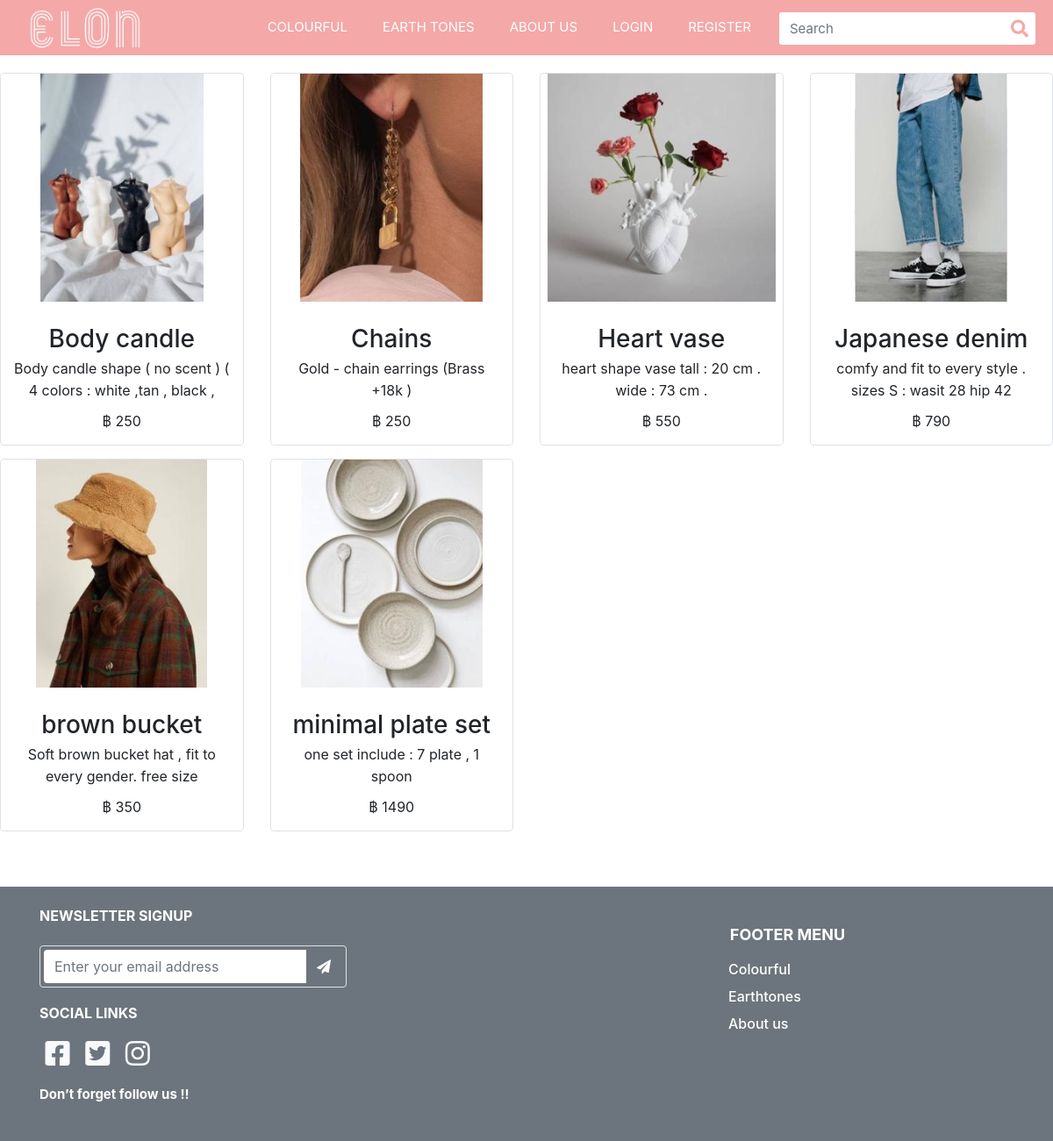
/List?category=Earthtones, run on the app's committed database.
### item/models.py (models this page shows, shortened)
class Item(models.Model):
    name = models.CharField(max_length=300)
    detail = models.TextField(max_length=1000)
    slug = models.SlugField(unique=True,default=None)
    img = models.ImageField(default='default_item.png', upload_to='item_pics')
    amount = models.PositiveIntegerField(default=0)
    category = models.ForeignKey(Category, on_delete=models.PROTECT,default=None)
    price = models.PositiveIntegerField(default=0)
    hashtag = models.TextField(max_length=100,default=None)
    class Meta:
        verbose_name_plural = "สินค้า"

### item/views.py (the view)
# urls.py: path('List',views.Listitem),
def Listitem(request):
    cat = request.GET['category']
    if cat == "Colourful":
        title = "COLOURFUL"
        some_colour = Category.objects.get(category="Colourful")
        Item_colour = Item.objects.all().filter(category=some_colour).order_by('name')
        context = {'Item': Item_colour,'title' : title}
    else:
        title = "EARTH TONES"
        some_Earthtones = Category.objects.get(category="Earthtones")
        Item_Earthtones = Item.objects.all().filter(category=some_Earthtones).order_by('name')
        context = {'Item': Item_Earthtones,'title' : title}
    return render(request,'Category.html',context=context)

### template/Category.html (shortened to what this page needs)
{% extends "1Navbar.html" %}
{% load static %}
{% block content %}
<!DOCTYPE html>
<html lang="en">
<head>
    <link rel="stylesheet" href="{% static 'css/COLORFUL.css' %}">
    <link rel="stylesheet" href="https://code.jquery.com/jquery-3.4.1.min.js" />
    <link rel="stylesheet" href="https://stackpath.bootstrapcdn.com/bootstrap/4.3.1/js/bootstrap.min.js" />
</head>
<body>
     <div class="productList1" id="productList1_">
        <div class="productWidget">
            <div class="row ">
                {% for item in Item %}
                <div class="item col-6 col-md-6 col-lg-3 mobileProductList1">
                    <div class="itemInner rounded" style="display: flex; overflow: hidden; width: 100%;">
                        <div class="thumbnail border rounded">
                            <div class="productImage rounded-top">
                                <img class="mx-auto"
                                    src="{{ item.img.url }}"
                                    alt="XOXO BonBon Liquid Matte Lip Limited Box Set "
                                    title="XOXO BonBon Liquid Matte Lip Limited Box Set " style="opacity: 1;">
                            </div>
                            <div class="productCaption">
                                <div class="productName">
                                    <h3 class="h3-hover">{{ item.name }}</h3>
                                </div>
                                <div class="productIntro">
                                    <p>{{ item.detail }} </p>
                                </div>
                                <div class="productPrice">
                                    <div class="ff-price fs-price fc-price">
                                        <span class="SpePrice">฿ {{ item.price }} </span>
                                    </div>
                                </div>
                            </div>
                        </div>
                    </div>
                </div>
                {% endfor %}
                </div>
            </div>
        </div>
    <footer>
      <div class="jumbotron jumbotron-fluid bg-secondary p-4 mt-5 mb-0">
        <div class="container">
          <div class="row">
            <div class="col-lg-4 col-md-6 mb-lg-0">
              <h6 class="text-uppercase font-weight-bold mb-4">NEWSLETTER SIGNUP</h6>
              <div class="p-1 rounded border">
                <div class="input-group">
                  <input type="email" placeholder="Enter your email address" aria-describedby="button-addon1"
                    class="form-control border-0 shadow-0">
                  <div class="input-group-append">
                    <button id="button-addon1" type="submit" class="btn btn-link"><i
                        class="fa fa-paper-plane"></i></button>
                  </div>
                </div>
              </div>
              <h5 class="card-title text-white display-4" style="font-size:16px">SOCIAL LINKS</h5>
              <a class="text-light" href="#"><i class="fab fa-facebook-square fa-fw fa-2x"></i></a>
              <a class="text-light" href="#"><i class="fab fa-twitter-square fa-fw fa-2x"></i></a>
              <a class="text-light" href="#"><i class="fab fa-instagram fa-fw fa-2x"></i></a>
              <h5 class="card-title text-white display-4" style="font-size:15px">Don’t forget follow us !!</h5>
            </div>
            <div class="col-sm-8 col-md-6">
              <div class="footermenu">
                <h5 class="card-title text-white display-4" style="font-size:18px">FOOTER MENU</h5>
                <a class="text-light" href="/List?category=Colourful">
                  <h6 class="card-title text-white" style="font-size:16px">Colourful</h6>
                </a>
                <a class="text-light" href="/List?category=Earthones">
                  <h6 class="card-title text-white" style="font-size:16px">Earthtones</h6>
                </a>
                <a class="text-light" href="/Aboutus">
                  <h6 class="card-title text-white" style="font-size:16px">About us</h6>
                </a>
              </div>
            </div>
          </div>
        </div>
      </div>
    </footer>
</body>
</html>
{% endblock %}

### static/css/home.css (style rules this page uses)
.row h6 { color: white; }
.row h5 { margin-top: 20px; margin-bottom: 20px; font-weight: bold; }
.row button { color: white; margin-top: auto; margin-left: auto; }
.footermenu { margin-left: 75%; }
.footermenu h5 { text-align: center; }

### staticfile/css/COLORFUL.css (style rules this page uses)
.row h6 { color: white; }
.row h5 { margin-top: 20px; margin-bottom: 20px; font-weight: bold; }
.row button { color: white; margin-top: auto; margin-left: auto; }
.footermenu { margin-left: 75%; }
.footermenu h5 { text-align: center; }
#productList1_.productList1 .productWidget .item { margin-bottom: 15px; height:auto; display: flex; flex-wrap: wrap; }
#productList1_.productList1 .productWidget .thumbnail { text-align: center; height: auto; overflow: hidden; position: relative; display: flex; flex-direction: column; flex-grow: 1; }
#productList1_.productList1 .productWidget .productImage { display: table-cell; text-align: center; vertical-align: middle; height: 260px; padding: 0; overflow: hidden; transition: opacity .3s ease-in-out, transform 0.3s ease 0s !important; -moz-transition: opacity .3s ease-in-out, -moz-transform 0.3s ease 0s !important; -webkit-transition: opacity .3s ease-in-out, -webkit-transform 0.3s ease 0s !important; -o-transition: opacity .3s ease-in-out, -o-transform 0.3s ease 0s !important; }
@media only screen and (min-width: 1025px) { #productList1_.productList1 .productWidget img { max-height: 100%; transition: opacity .3s ease-in-out, transform 0.3s ease 0s !important; -moz-transition: opacity .3s ease-in-out, -moz-transform 0.3s ease 0s !important; -webkit-transition: opacity .3s ease-in-out, -webkit-transform 0.3s ease 0s !important; -o-transition: opacity .3s ease-in-out, -o-transform 0.3s ease 0s !important; } }
#productList1_.productList1 .productWidget .productImage * { vertical-align: middle; }
#productList1_.productList1 .productCaption { margin-top: 20px; margin-left: 15px; margin-right: 15px; margin-bottom: 15px; display: flex; flex-direction: column; flex: 1 0 auto; }
#productList1_.productList1 .productPrice { margin-top: 10px; margin-bottom: 0px; overflow: hidden; }
#productList1_.productList1 .productName, #productList1_.productList1 .productIntro, #productList1_.productList1 .productAction, #productList1_.productList1 .productCode { margin-top: 5px; margin-bottom: 0px; overflow: hidden; }
#productList1_.productList1 .productName { white-space: nowrap; }
#productList1_.productList1 .productName h3 { line-height: normal; text-overflow: ellipsis; overflow: hidden; margin-bottom: 0; }
#productList1_.productList1 .productIntro { max-height: 50px; flex: 1 0 auto; }
#productList1_.productList1 .productIntro > p, #productList1_.productList1 .productCode > p { line-height: 25px; margin: 0; }
#productList1_ { padding-top: 20px; }

### data on the page
Item: img (picture), name "Body candle", detail "Body candle shape ( no scent ) ( 4 colors : white ,tan , black ,…", price "250"
Item: img (picture), name "Chains", detail "Gold - chain earrings (Brass +18k )", price "250"
Item: img (picture), name "Heart vase", detail "heart shape vase tall : 20 cm . wide : 73 cm .", price "550"
Item: img (picture), name "Japanese denim", detail "comfy and fit to every style . sizes S : wasit 28 hip 42", price "790"
Item: img (picture), name "brown bucket", detail "Soft brown bucket hat , fit to every gender. free size", price "350"
Item: img (picture), name "minimal plate set", detail "one set include : 7 plate , 1 spoon", price "1490"
